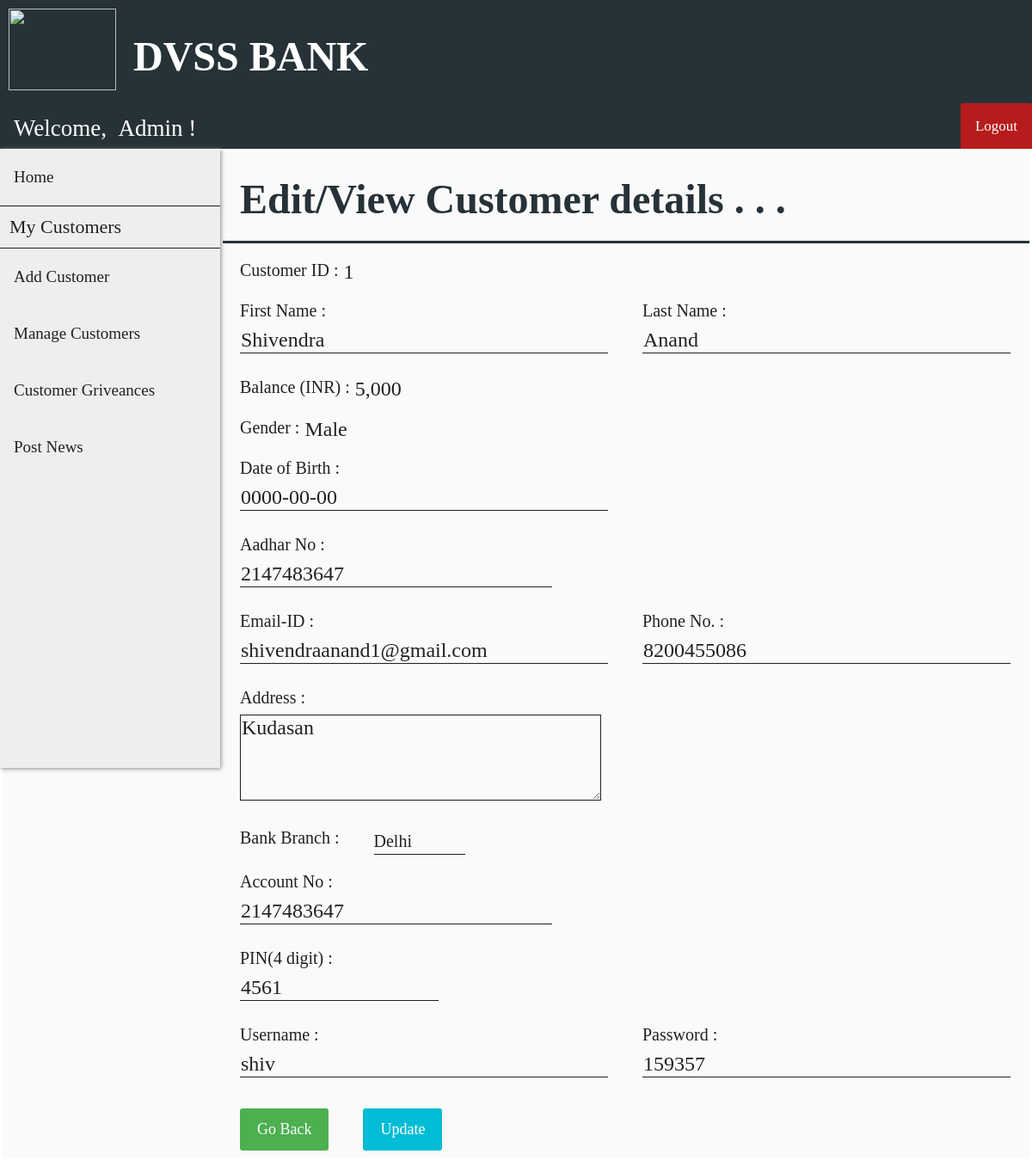
/edit_customer.php?cust_id=1 (signed in), run on the app's committed database.
### tables this page shows
CREATE TABLE `customer` (
  `cust_id` int(11) NOT NULL,
  `first_name` varchar(30) DEFAULT NULL,
  `last_name` varchar(30) DEFAULT NULL,
  `gender` varchar(10) DEFAULT NULL,
  `dob` date DEFAULT NULL,
  `aadhar_no` int(11) DEFAULT NULL,
  `email` varchar(30) DEFAULT NULL,
  `phone_no` varchar(20) DEFAULT NULL,
  `address` varchar(255) DEFAULT NULL,
  `branch` varchar(30) DEFAULT NULL,
  `account_no` int(11) DEFAULT NULL,
  `pin` int(4) DEFAULT NULL,
  `uname` varchar(30) DEFAULT NULL,
  `pwd` varchar(30) DEFAULT NULL
);

CREATE TABLE `passbook1` (
  `trans_id` int(11) NOT NULL,
  `trans_date` datetime DEFAULT NULL,
  `remarks` varchar(255) DEFAULT NULL,
  `debit` int(11) DEFAULT NULL,
  `credit` int(11) DEFAULT NULL,
  `balance` int(11) DEFAULT NULL
);

### edit_customer.php (the view, shortened to what this page needs)
<?php
    include "connect.php";
    include "header.php";
    include "user_navbar.php";
    include "admin_sidebar.php";
    $sql0 = "SELECT * FROM customer WHERE cust_id=".$_SESSION['cust_id'];
    $sql1 = "SELECT * FROM passbook".$_SESSION['cust_id']." WHERE trans_id=(
                    SELECT MAX(trans_id) FROM passbook".$_SESSION['cust_id'].")";
    $result0 = $conn->query($sql0);
    $result1 = $conn->query($sql1);
    if ($result0->num_rows > 0) {
        while($row = $result0->fetch_assoc()) {
            $fname = $row["first_name"];
            $lname = $row["last_name"];
            $gender = $row["gender"];
            $dob = $row["dob"];
            $aadhar = $row["aadhar_no"];
            $email = $row["email"];
            $phno = $row["phone_no"];
            $address = $row["address"];
            $branch = $row["branch"];
            $acno = $row["account_no"];
            $pin = $row["pin"];
            $cus_uname = $row["uname"];
            $cus_pwd = $row["pwd"];
        }
    }
    if ($result1->num_rows > 0) {
        while($row = $result1->fetch_assoc()) {
            $balance = $row["balance"];
        }
    }
?>
<!DOCTYPE html>
<html>
<head>
    <link rel="stylesheet" href="customer_add_style.css">
</head>
<body>
    <form class="add_customer_form" action="edit_customer_action.php" method="post">
        <div class="flex-container-form_header">
            <h1 id="form_header">Edit/View Customer details . . .</h1>
        </div>
        <div class="flex-container">
            <div class=container>
                <label>Customer ID : <label id="info_label"> <?php echo $_SESSION['cust_id'] ?> </label></label>
            </div>
        </div>
        <div class="flex-container">
            <div class=container>
                <label>First Name :</label><br>
                <input name="fname" size="30" type="text" value="<?php echo $fname ?>" required />
            </div>
            <div  class=container>
                <label>Last Name :</b></label><br>
                <input name="lname" size="30" type="text" value="<?php echo $lname ?>" required />
            </div>
        </div>
        <div class="flex-container">
            <div class=container>
                <label>Balance (INR) : <label id="info_label"> <?php echo number_format($balance) ?> </label></label>
            </div>
        </div>
        <div class="flex-container">
            <div class=container>
                <label>Gender :
                    <label id="info_label">
                    <?php
                        if ($gender == "male") {echo "Male";}
                        elseif ($gender == "female") {echo "Female";}
                        else {echo "Others";}
                    ?>
            </div>
        </div>
        <div class="flex-container">
            <div class=container>
                <label>Date of Birth :</label><br>
                <input name="dob" size="30" type="text" placeholder="yyyy-mm-dd" value="<?php echo $dob ?>" required />
            </div>
        </div>
        <div class="flex-container">
            <div class=container>
                <label>Aadhar No :</label><br>
                <input name="aadhar" size="25" type="text" value="<?php echo $aadhar ?>" required />
            </div>
        </div>
        <div class="flex-container">
            <div class=container>
                <label>Email-ID :</label><br>
                <input name="email" size="30" type="text" value="<?php echo $email ?>" required />
            </div>
            <div  class=container>
                <label>Phone No. :</b></label><br>
                <input name="phno" size="30" type="text" value="<?php echo $phno ?>" required />
            </div>
        </div>
        <div class="flex-container">
            <div class=container>
                <label>Address :</label><br>
                <textarea name="address" required /><?php echo $address ?></textarea>
            </div>
        </div>
        <div class="flex-container">
            <div class=container>
                <label>Bank Branch :</label>
            </div>
            <div  class=container>
                <select name="branch">
                    <option value="delhi" <?php if ($branch == 'delhi') {?> selected="selected" <?php }?>>Delhi</option>
                </select>
            </div>
        </div>
        <div class="flex-container">
            <div class=container>
                <label>Account No :</label><br>
                <input name="acno" size="25" type="text" value="<?php echo $acno ?>" required />
            </div>
        </div>
        <div class="flex-container">
            <div  class=container>
                <label>PIN(4 digit) :</b></label><br>
                <input name="pin" size="15" type="text" value="<?php echo $pin ?>" required />
            </div>
        </div>
        <div class="flex-container">
            <div class=container>
                <label>Username :</label><br>
                <input name="cus_uname" size="30" type="text" value="<?php echo $cus_uname ?>" required />
            </div>
            <div  class=container>
                <label>Password :</b></label><br>
                <input name="cus_pwd" size="30" type="text" value="<?php echo $cus_pwd ?>" required />
            </div>
        </div>
        <div class="flex-container">
            <div class="container">
                <a href="./manage_customers.php" class="button">Go Back</a>
            </div>
            <div class="container">
                <button type="submit">Update</button>
            </div>
        </div>
    </form>
</body>
</html>

### header_style.css (style rules this page uses)
body { margin: 0; padding: 0; background-color: #FAFAFA; }
h1 { font-family: OpenSans-Light; color: white; font-size: 3rem; line-height: 3rem; margin-top: calc((1.5rem - 2rem) + 2.5rem); margin-bottom: 1.5rem; }

### customer_add_style.css (style rules this page uses)
.flex-container { display: -webkit-flex; display: flex; margin-left: 256px; width: auto; height: auto; -webkit-flex-wrap: wrap; flex-wrap: wrap; background-color: #FAFAFA; }
.flex-container-form_header { display: -webkit-flex; display: flex; margin-left: 256px; width: auto; height: auto; background-color: #FAFAFA; border-bottom: 3px solid #263238; }
h1[id="form_header"] { margin-left: 20px; font-family: Roboto-Thin; color: #263238; }
form { border: 3px solid white; width: inherit; margin-left: 0px; }
label { display: block; float: left; color: #212121; font-family: OpenSans-Bold; font-size: 20px; }
label[id="info_label"] { display: block; float: right; margin-left: 6px; font-family: Roboto-Regular; color: #212121; font-size: 24px; }
input[type=text], input[type=password] { font-family: Roboto-Regular; color: #212121; font-size: 24px; width: auto; margin: 8px 0; padding: 1px 1px; border: 0; border-bottom: 1px solid #212121; box-sizing: border-box; background-color: transparent; }
.container { margin-top: 20px; margin-left: 20px; margin-right: 20px; float: left; display: inline-block; }
textarea { font-family: Roboto-Regular; color: #212121; font-size: 24px; height: 100px; width:35vw; max-width: 720px; min-width: 240px; margin: 8px 0; padding: 1px 1px; border: 0; border: 1px solid #212121; box-sizing: border-box; background-color: transparent; }
select { font-family: Roboto-Regular; color: #212121; font-size: 20px; background: url("images/down_arrow.png") 96% / 15% no-repeat #eee; -webkit-appearance: none; -moz-appearance: none; background-color: transparent; width: 130%; padding: 4px 0; border: none; border-bottom: 1px solid #212121; }
button { font-family: OpenSans-Regular; font-size: 18px; background-color: #00BCD4; color: white; padding: 14px 20px; margin: 8px 0; border: none; cursor: pointer; width: 100%; border-radius: 3px; }
.button { background-color: #4CAF50; border: none; color: white; font-family: OpenSans-Regular; font-size: 18px; padding: 14px 20px; margin: 8px 0; text-align: center; text-decoration: none; display: inline-block; border-radius: 3px; cursor: pointer; }

### data on the page
customer: fname "Shivendra", lname "Anand", dob "0000-00-00", aadhar "2147483647", email "shivendraanand1@gmail.com", phno "8200455086", address "Kudasan", branch "Delhi", acno "2147483647", pin "4561", cus_uname "shiv", cus_pwd "159357"
passbook1: balance "5,000"

### other printed values
$_SESSION['cust_id'] "1"
